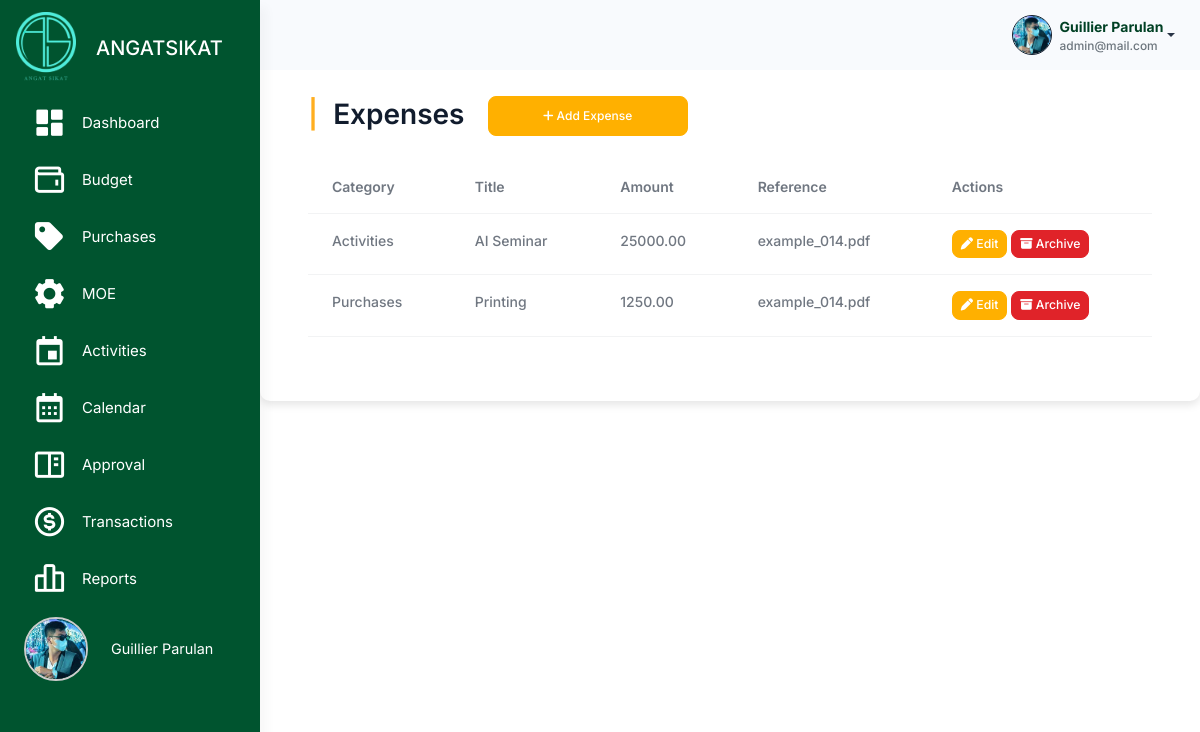
Before: /src/income_and_expenses/expenses.php (signed in) with the older database file.
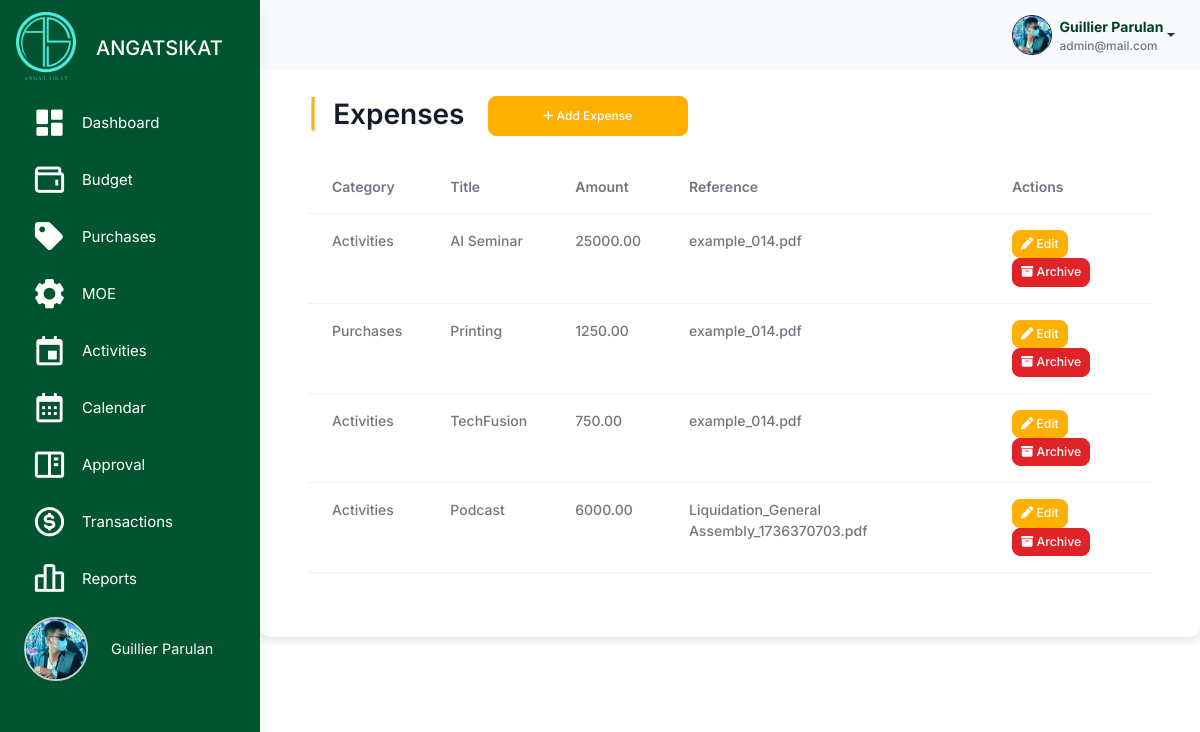
After: the same page with the newer database file.
### tables this page shows
CREATE TABLE `expenses` (
  `expense_id` int(11) NOT NULL,
  `organization_id` int(11) NOT NULL,
  `summary_id` int(11) NOT NULL,
  `category` enum('Activities','Purchases','Maintenance and Other Expenses') NOT NULL,
  `title` varchar(255) NOT NULL,
  `amount` decimal(10,2) NOT NULL,
  `reference` varchar(255) DEFAULT NULL,
  `created_at` timestamp NOT NULL DEFAULT current_timestamp(),
  `archived` tinyint(4) NOT NULL DEFAULT 0
);

### src/session_check.php (called while the page is built, shortened)
<?php
$organization_id = $_SESSION['organization_id'];
?>

### src/income_and_expenses/expenses.php (the view, shortened to what the changed rows need)
<?php
include '../connection.php';
include '../session_check.php';
$sql = "SELECT * FROM expenses WHERE organization_id = $organization_id AND archived = 0";
$result = $conn->query($sql);
?>
<!DOCTYPE html>
<html lang="en">
<head>
    <link rel="stylesheet" href="../assets/css/styles.min.css" />
    <link rel="stylesheet" href="../budget_management/css/budget.css" />
    <link href="https://unpkg.com/boxicons@2.1.4/css/boxicons.min.css" rel="stylesheet" />
    <link rel="stylesheet" href="https://cdnjs.cloudflare.com/ajax/libs/font-awesome/6.6.0/css/all.min.css">
    <link rel="stylesheet"
        href="https://cdnjs.cloudflare.com/ajax/libs/selectize.js/0.12.6/css/selectize.bootstrap3.min.css"
 />
    <link rel="stylesheet" href="https://cdn.datatables.net/1.13.1/css/dataTables.bootstrap5.min.css">
</head>
<body>
    <div class="page-wrapper" id="main-wrapper" data-layout="vertical" data-navbarbg="skin6" data-sidebartype="full"
        data-sidebar-position="fixed" data-header-position="fixed">
        <div class="body-wrapper">
            <div class="container mt-5 p-5">
                <h2 class="mb-4"><span class="text-warning fw-bold me-2">|</span> Expenses
                    <button class="btn btn-primary ms-3" data-bs-toggle="modal" data-bs-target="#addExpenseModal"
                        style="height: 40px; width: 200px; border-radius: 8px; font-size: 12px;">
                        <i class="fa-solid fa-plus"></i> Add Expense
                    </button>
                </h2>
                <table id="expensesTable" class="table">
                    <thead>
                        <tr>
                            <th>Category</th>
                            <th>Title</th>
                            <th>Amount</th>
                            <th>Reference</th>
                            <th>Actions</th>
                        </tr>
                    </thead>
                    <tbody>
                        <?php
            if ($result->num_rows > 0) {
                while($row = $result->fetch_assoc()) {
                    echo "<tr>
                            <td>{$row['category']}</td>
                            <td>{$row['title']}</td>
                            <td>{$row['amount']}</td>
                            <td>{$row['reference']}</td>
                            <td>
                                <button class='btn btn-primary btn-sm edit-btn'
                                        data-bs-toggle='modal'
                                        data-bs-target='#editExpenseModal'
                                        data-id='{$row['expense_id']}'>
                                    <i class='fa-solid fa-pen'></i> Edit
                                </button>
                                <button class='btn btn-danger btn-sm archive-btn'
                                        data-id='{$row['expense_id']}'>
                                    <i class='fa-solid fa-box-archive'></i> Archive
                                </button>
                            </td>
                        </tr>";
                }
            } else {
                echo "<tr><td colspan='7' class='text-center'>No expenses found</td></tr>";
            }
            ?>
                    </tbody>
                </table>
            </div>
        </div>
    </div>
</body>
</html>

Changed rows visible on the page:
added expenses: category "Activities", title "TechFusion", amount "750.00", reference "example_014.pdf"
added expenses: category "Activities", title "Podcast", amount "6000.00", reference "Liquidation_General Assembly_1736370703.pdf"
